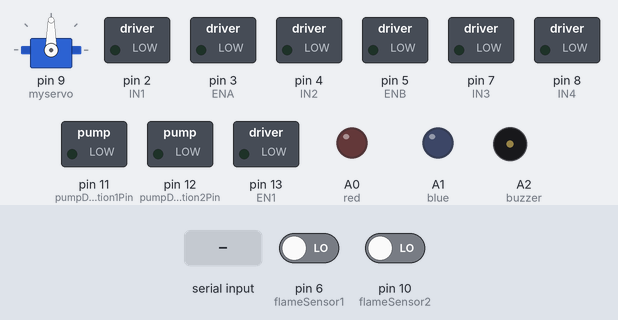
Recording of a sketch running on a simulated Arduino Uno, built with avr-gcc and run on an emulated ATmega328P. On the bench: servo, switched loads named in the sketch (green lamp = pin HIGH), output pins drawn as LEDs (lit = HIGH), buzzer (waves = sounding, pin HIGH). Dashed ring = blinking. The inputs (shaded band) are chosen by the test bench; at power-on: pin 6 (flameSensor1) LOW, pin 10 (flameSensor2) LOW. What the sketch prints to the serial monitor is not drawn.

Above: at 1.2 s.
1.3 s: pin 6 (flameSensor1) driven HIGH
At 1.37 s:
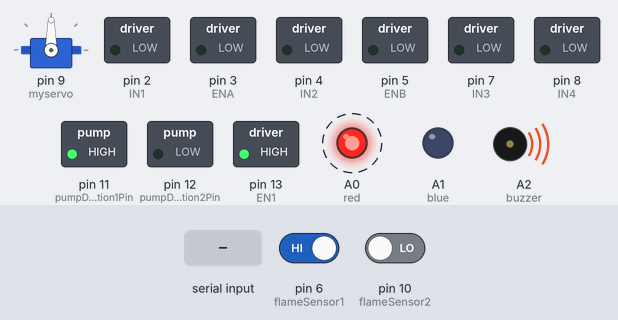
4.3 s: "F" received over the second serial link
At 6.81 s:
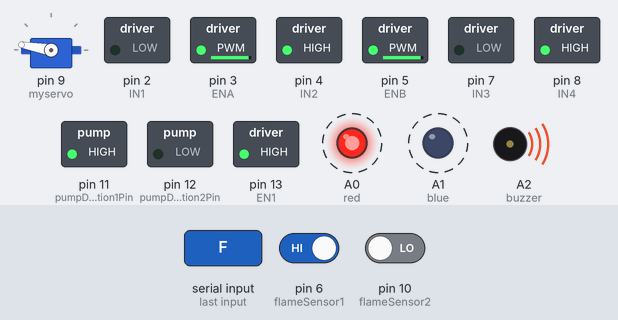
10.3 s: "B" received over the second serial link
At 12.25 s:
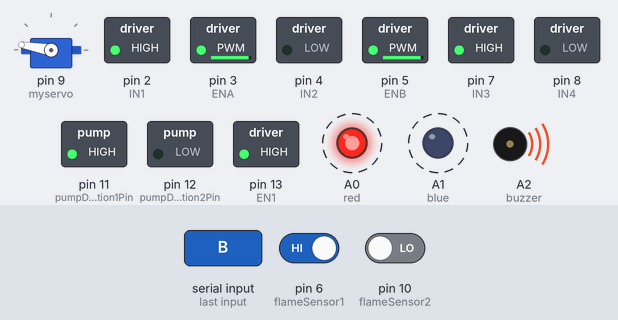
16.3 s: "R" received over the second serial link
At 17.7 s:
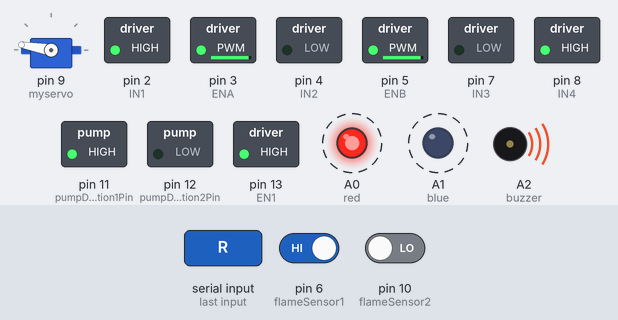
22.3 s: pin 6 (flameSensor1) driven LOW
At 24.2 s:
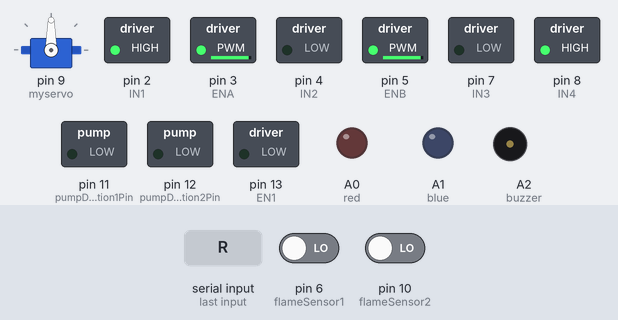
24.5 s: "L" received over the second serial link
At 25.5 s:
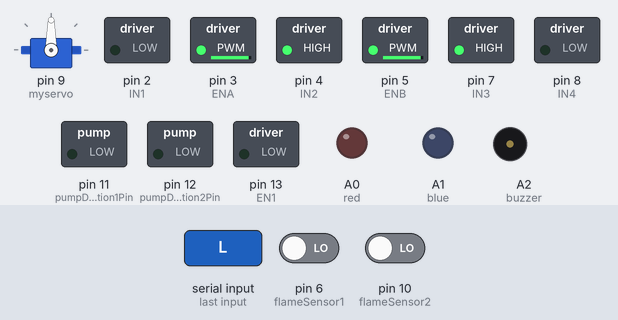
Timing chart, 0 to 27.0 s (numbered marks = the images above; inputs shaded):
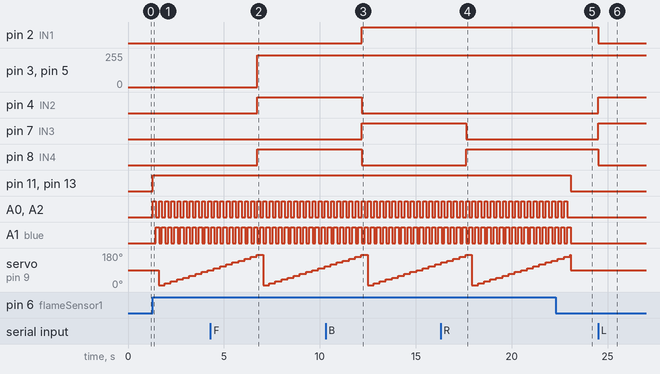

The sketch:

Firefighter_car.ino
```cpp
#include <L298N.h>
#include <SoftwareSerial.h>
#include <Servo.h>

Servo myservo;
SoftwareSerial BTserial(0, 1);
int IN1 = 2;    // the control of DC motors
int IN2 = 4;
int ENA = 3;
int IN3 = 7;
int IN4 = 8;
int ENB = 5;
int flameSensor1 = 6;    // right flame sensor of car
int flameSensor2 = 10;   // left flame sensor of car
int pumpDirection1Pin = 11;
int pumpDirection2Pin = 12;
int EN1= 13;             // pump speed control
int red = A0;            // Pin for red LED
int blue = A1;           // Pin for blue LED
int buzzer = A2;         // pin for buzzer alert
int flame_pin1;          // state of sensor 1
int flame_pin2;          // atate of sensor 2
int pos = 90;
bool hasTurned180 = false; // global variable to keep track of whether the servo has turned 180 degrees

void setup() {
  pinMode(IN1, OUTPUT);
  pinMode(IN2, OUTPUT);
  pinMode(ENA, OUTPUT);
  pinMode(IN3, OUTPUT);
  pinMode(IN4, OUTPUT);
  pinMode(ENB, OUTPUT);
  pinMode(flameSensor1, INPUT);
  pinMode(flameSensor2, INPUT);
  pinMode(pumpDirection1Pin, OUTPUT);
  pinMode(pumpDirection2Pin, OUTPUT);
  pinMode(EN1, OUTPUT);
  pinMode(red, OUTPUT);
  pinMode(blue, OUTPUT);
  pinMode(buzzer, OUTPUT);
  myservo.attach(9);


  Serial.begin(9600);
  Serial.println("Start Program");

  Serial.println("Start Connecting BT");
  BTserial.begin(9600);
  Serial.print("flameSnsor1: "); //print value of sensor on serial monitor
  Serial.println(digitalRead(flameSensor1));
  Serial.print("flameSnsor2: ");
  Serial.println(digitalRead(flameSensor2));
}

void loop() {
flame_pin1 = digitalRead(flameSensor1);  // reading from the sensor1
flame_pin2 = digitalRead(flameSensor2);  // reading from the sensor2
unsigned long startTime = millis(); // record start time

  if (flame_pin1 == HIGH || flame_pin2 == HIGH) {
  digitalWrite(pumpDirection1Pin, HIGH);
  digitalWrite(pumpDirection2Pin, LOW);
  analogWrite(EN1, 255);
  while (millis() - startTime < 5000) {
  for (pos = 10; pos <= 170; pos += 10) { // repeat for 5 seconds
    digitalWrite(red, HIGH);
    digitalWrite(blue, LOW);
    digitalWrite(buzzer, HIGH);
    delay(150);
    digitalWrite(red, LOW);
    digitalWrite(blue, HIGH);
    digitalWrite(buzzer, LOW);
    delay(150);
    myservo.write(pos);
    delay(20);
   }
  }
    }else {
  // If no flame is detected, turn off water pump and servo
  digitalWrite(pumpDirection1Pin, LOW);
  digitalWrite(pumpDirection2Pin, LOW);
  analogWrite(EN1, 0);
  myservo.write(90);
  digitalWrite(red, LOW);
  digitalWrite(blue, LOW);
  digitalWrite(buzzer, LOW);
   }
  if (BTserial.available()) {
    char command = BTserial.read();
    // control the fire fighter car using the command received from Bluetooth

    if (command == 'F') { // move forward
      digitalWrite(IN1, LOW);
      digitalWrite(IN2, HIGH);
      digitalWrite(IN3, LOW);
      digitalWrite(IN4, HIGH);
      analogWrite(ENA, 240);
      analogWrite(ENB, 240);
    } else if (command == 'B') { // move backward
      digitalWrite(IN1, HIGH);
      digitalWrite(IN2, LOW);
      digitalWrite(IN3, HIGH);
      digitalWrite(IN4, LOW);
      analogWrite(ENA, 240);
      analogWrite(ENB, 240);
    } else if (command == 'S') { // stop
      digitalWrite(IN1, LOW);
      digitalWrite(IN2, LOW);
      digitalWrite(IN3, LOW);
      digitalWrite(IN4, LOW);
      analogWrite(ENA, 0);
      analogWrite(ENB, 0);
    } else if (command == 'R'){// right
      digitalWrite(IN1, HIGH);
      digitalWrite(IN2, LOW);
      digitalWrite(IN3, LOW);
      digitalWrite(IN4, HIGH);
      analogWrite(ENB, 240);
      analogWrite(ENA, 240);
    } else if (command == 'L'){// left
      digitalWrite(IN1, LOW);
      digitalWrite(IN2, HIGH);
      digitalWrite(IN3, HIGH);
      digitalWrite(IN4, LOW);
      analogWrite(ENA, 240);
      analogWrite(ENB, 240);
    }
  }
}
```

Measured:
- after the input at 1.3 s, pin 11 (pumpDirection1Pin), pin 13 (EN1): LOW → HIGH at once
- after the input at 4.3 s, pin 3 (ENA), pin 5 (ENB): 0/255 → 240/255 after 2.4 s; pin 4 (IN2), pin 8 (IN4): LOW → HIGH after 2.4 s
- after the input at 10.3 s, pin 2 (IN1), pin 7 (IN3): LOW → HIGH after 1.9 s; pin 4 (IN2), pin 8 (IN4): HIGH → LOW after 1.9 s
- after the input at 16.3 s, pin 7 (IN3): HIGH → LOW after 1.3 s; pin 8 (IN4): LOW → HIGH after 1.3 s
- after the input at 22.3 s, pin 11 (pumpDirection1Pin), pin 13 (EN1): HIGH → LOW after 0.77 s; A0 (red), A2 (buzzer): goes on until 22.9 s, then stays LOW; A1 (blue): goes on until 23.1 s, then stays LOW
- after the input at 24.5 s, pin 2 (IN1), pin 8 (IN4): HIGH → LOW at once; pin 4 (IN2), pin 7 (IN3): LOW → HIGH at once
